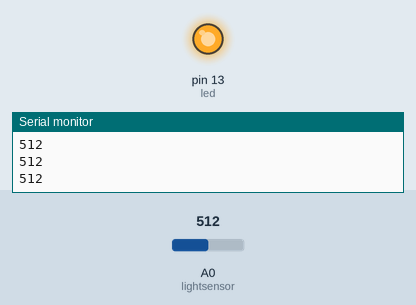
This sketch was run on a simulated Arduino Uno, built with avr-gcc and run on an emulated ATmega328P. Parts: output pins drawn as LEDs (lit = HIGH), the last lines printed to the serial monitor. The test bench sets the inputs (shaded band); at power-on: A0 (lightsensor) = 512.

Above: at 1.3 s.
1.4 s: A0 (lightsensor) set to 583
2.9 s: A0 (lightsensor) set to 613
At 4.1 s:
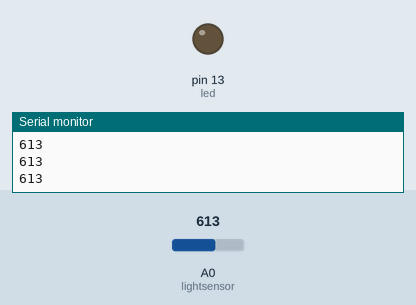
4.5 s: A0 (lightsensor) set to 590
At 5.3 s:
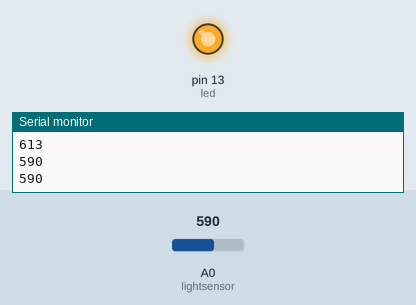
6.0 s: A0 (lightsensor) set to 610
At 6.5 s:
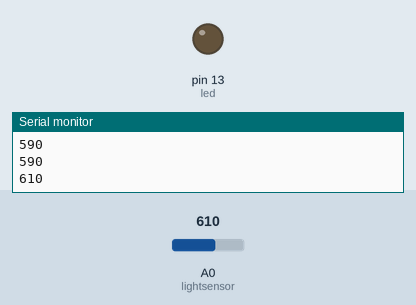
Timing chart, 0 to 8.5 s (numbered marks = the images above; inputs shaded):
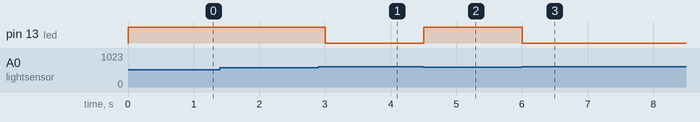

The sketch:

Light_Sensor.ino
```cpp
int lightsensor = 0;
int led = 13;
void setup() {
  // put your setup code here, to run once:
pinMode(lightsensor, INPUT);
pinMode(led, OUTPUT);
Serial.begin(9600);
}

void loop() {
  // put your main code here, to run repeatedly:
  int brightness = analogRead(lightsensor);
  if (brightness<600)
  {
    digitalWrite(led, HIGH);
    }
 else
 {
  digitalWrite(led, LOW);
  }
Serial.println(brightness);
delay(500);

}
```

Measured:
- the behaviour switches between 599 and 600 on A0 (lightsensor) (found by bisection; images 0 and 1)
- after the input at 2.9 s, pin 13 (led): HIGH → LOW after 0.10 s
- after the input at 4.5 s, pin 13 (led): LOW → HIGH at once
- after the input at 6.0 s, pin 13 (led): HIGH → LOW at once
